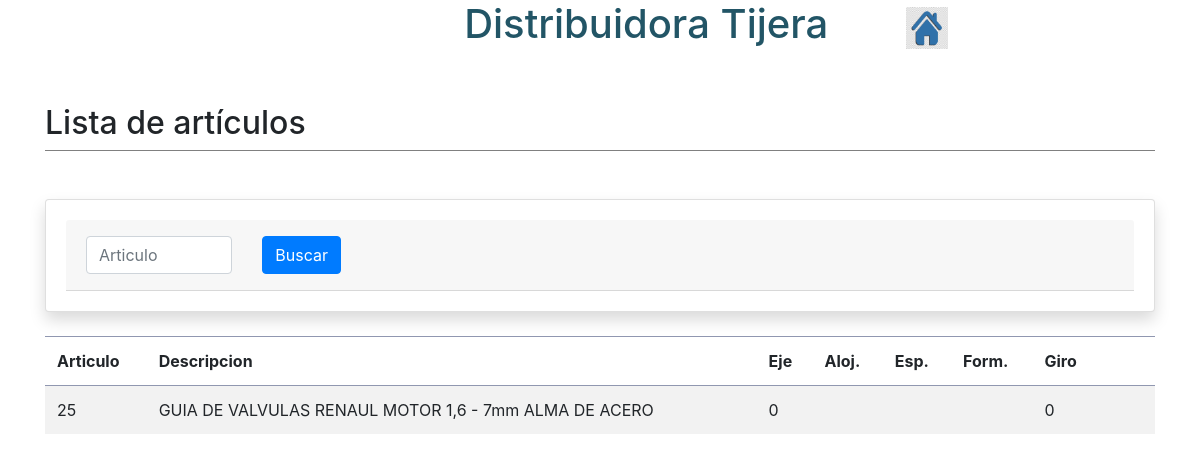
Page /controlador/controlador_articulos.php?cod_art=25 on the earlier database version.
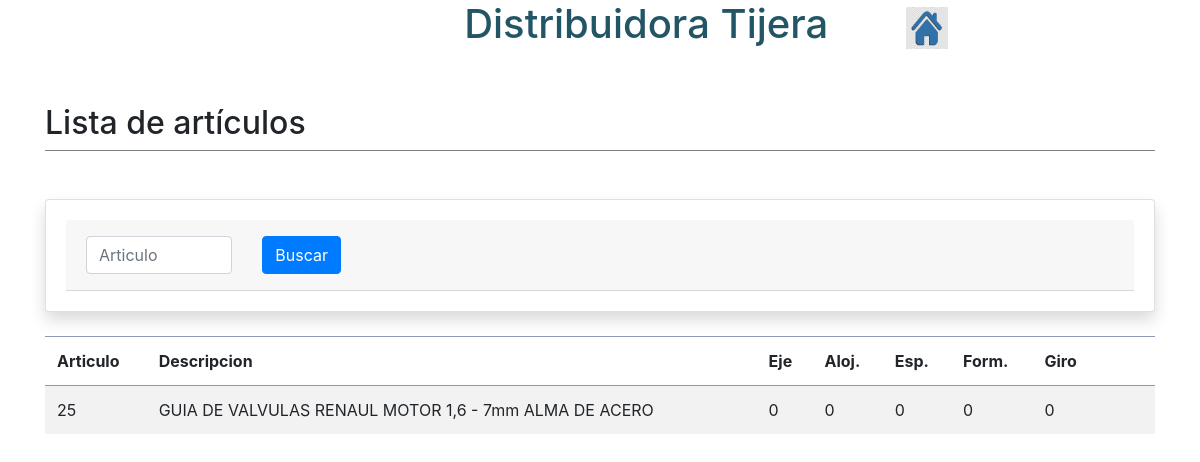
Same page on the later database version.
### tables this page shows
CREATE TABLE `articulo` (
  `codigo` int(5) NOT NULL,
  `eje` float NOT NULL,
  `aloj` float NOT NULL,
  `esp` float NOT NULL,
  `form` float NOT NULL,
  `giro` float NOT NULL,
  `descripcion` varchar(200) NOT NULL
);

### modelo/modelo_articulos.php (called while the page is built, shortened)
<?php
function getlistaArticulos(){
	$conn = getConexion();
    $sql = "SELECT codigo, descripcion, eje, aloj, esp, form, giro FROM articulo";
    $result = mysqli_query($conn, $sql);
    $articulos = Array();
    if(mysqli_num_rows($result) > 0)
    {
        while ($row=mysqli_fetch_assoc($result))
        {
            $articulo= Array();
            $articulo['codigo'] = $row["codigo"];
			$articulo['descripcion'] = $row["descripcion"];
            $articulo['eje'] = $row["eje"];
            $articulo['aloj'] = $row["aloj"];
            $articulo['esp'] = $row["esp"];
            $articulo['form'] = $row["form"];
			$articulo['giro'] = $row["giro"];
            $articulos[] = $articulo;
        }
    }
    else{
        echo "No se encontro coincidencias";
    }
    return $articulos;
}
function getArticulo($codigo){
	$con = getConexion();
    $sql = "SELECT codigo, descripcion, eje, aloj, esp, form, giro FROM articulo where codigo= '$codigo'";
    $result = mysqli_query($con, $sql);
    $art = Array();
    if(mysqli_num_rows($result) > 0)
    {
        while ($row=mysqli_fetch_assoc($result))
        {
            $articulo= Array();
            $articulo['codigo'] = $row["codigo"];
			$articulo['descripcion'] = $row["descripcion"];
            $articulo['eje'] = $row["eje"];
            $articulo['aloj'] = $row["aloj"];
            $articulo['esp'] = $row["esp"];
            $articulo['form'] = $row["form"];
			$articulo['giro'] = $row["giro"];
            $art[] = $articulo;
        }
    }
    else{
        echo "No se encontro coincidencias";
    }
    return $art;
}

### vista/articulos.php (the view, shortened to what this page needs)
<?php
include_once("../controlador/controlador_articulos.php");
?>
<!DOCTYPE html>
<html>
<?php
include("../head.php");
?>
<body>
    <div class="container">
		<?php
			include("../header.php");
		?>
		<br><br>
		<div class="row">
			<div class="col-md-12">
				<h2>Lista de art&iacuteculos <h2>
			</div>
		</div>
		<div class="row">
			<div class="col-md-12">
				<div class="separador"></div>
			</div>
		</div>
		<br><br>
    <div class="card shadow mb-4">
        <div class="card-body">
            <div class="card-header py-3">
                <form method="get" action="../controlador/controlador_articulos.php">
                    <div class="row">
						<div class="col-md-2">
                            <input class="form-control" type="text" placeholder="Articulo" id="cod_art" name="cod_art">
                        </div>
						<div class="col-md-3">
                        <button class="btn btn-primary" type="submit">Buscar</button>
						</div>
                    </div>
                    </div>
        </div>
    </div>
    <div class="table-responsive">
            <table class="table table-striped" id="dataTable" width="100%" cellspacing="0">
                <thead>
                <tr>
                    <th>Articulo</th>
                    <th>Descripcion</th>
                    <th>Eje</th>
                    <th>Aloj.</th>
                    <th>Esp.</th>
                    <th>Form.</th>
                    <th>Giro</th>
                    <th></th>
                    <th></th>
                </tr>
                </thead>
                <tbody>
                <?php
                    foreach($articulos as $articulo){
                        echo "<tr>
                             <td>".$articulo['codigo']."</td>
                             <td>".$articulo['descripcion']."</td>
                             <td>".$articulo['eje']."</td>
                             <td>".$articulo['aloj']."</td>
                             <td>".$articulo['esp']."</td>
                             <td>".$articulo['form']."</td>
                             <td>".$articulo['giro']."</td>
                             <td><a href=''></a></td>
                             <td><a href=''></a></td>
                         </tr>";
                    }
                ?>
                </tbody>
            </table>
 </div>
 </div>
</body>
</html>

### controlador/controlador_articulos.php
<?php
include("../modelo/modelo_articulos.php");
$articulos=getlistaArticulos();
if(isset($_GET["cod_art"])){
    $codigo=$_GET['cod_art'];
    $articulos="";
    if($codigo!=0){
        $articulos=getArticulo($codigo);
    }else{
        $articulos=getlistaArticulos();
    }
	include("../vista/articulos.php");
}

### head.php (shortened to what this page needs)
<head>
	<link rel="stylesheet" href="https://stackpath.bootstrapcdn.com/bootstrap/4.4.1/css/bootstrap.min.css">
	<link rel="stylesheet" href="../assets/css/style.css">
</head>

### header.php
<header>
<div class="container">
	<div class="row">
		<div class="col-md-4"></div>
		<div class="col-md-5">
			<h1 class="titulo">Distribuidora Tijera</h1>
		</div>
		<div class="col-md-3">
			<a class="btn inicio" href="../index.php"><img src="../assets/img/images.png" style="width:42px;height:42px;border:0"></img></a>
		</div>
	</div>
</header>

### assets/css/style.css (style rules this page uses)
body { background: white; }
.separador { border-bottom: 1px solid grey; }
.table thead th { border-bottom: 1px solid #4c58809e!important; }
.table th { border-top: 1px solid #4c58809e!important; }
.titulo { text-align: center; color: #256; }

Differences in the rows shown:
changed articulo "GUIA DE VALVULAS RENAUL MOTOR 1,6 - 7mm ALMA DE ACERO": aloj (not shown) → "0"; esp (not shown) → "0"; form (not shown) → "0"
